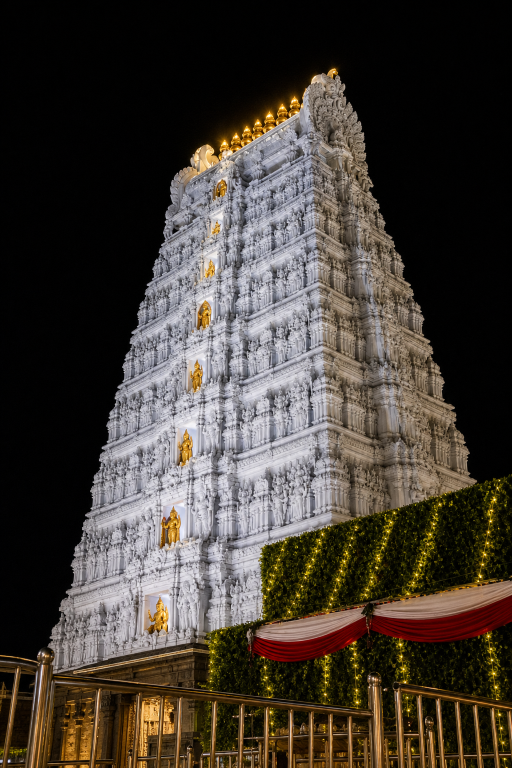
#> input picture assets/stills/gopuram-hq-cinematic.png, 1024 x 1536 px (shown at 1/2 size)
$ python -i make_video.py   (imports and definitions only)
#> lines starting #> are read from the running program, lines starting #| are printed output that depends on the picture
#!/usr/bin/env python3
"""Cinematic 9:16 Lord Venkateshwara video with Ken Burns stills and lyrics."""

from __future__ import annotations

import subprocess
import sys
from pathlib import Path

import numpy as np
from PIL import Image, ImageDraw, ImageEnhance, ImageFilter, ImageFont

ROOT = Path("/workspace")
STILLS = ROOT / "assets" / "stills"
OUT = ROOT / "output" / "venkateshwara-swami.mp4"
AUDIO = ROOT / "output" / "srinivasa-govinda.wav"

W, H = 1080, 1920
FPS = 30
DURATION = 88.0

FONT_SERIF = "/usr/share/fonts/truetype/noto/NotoSerif-Regular.ttf"
FONT_SERIF_BOLD = "/usr/share/fonts/truetype/dejavu/DejaVuSerif-Bold.ttf"
FONT_DEV = "/usr/share/fonts/truetype/noto/NotoSansDevanagari-Bold.ttf"
FONT_TE = "/usr/share/fonts/truetype/noto/NotoSerifTelugu-Bold.ttf"

GOLD = (232, 196, 106, 255)
CREAM = (255, 248, 230, 255)
SOFT = (255, 236, 200, 230)


def font(path: str, size: int) -> ImageFont.FreeTypeFont:
    return ImageFont.truetype(path, size)


def load_cover(path: Path, overscan: float = 1.22) -> np.ndarray:
#> called with overscan = 1.22
    im = Image.open(path).convert("RGB")
#> im is the input picture: PIL image 1024x1536 RGB; mean R, G, B 68.4, 61.1, 53.5
    im = ImageEnhance.Color(im).enhance(1.12)
    im = ImageEnhance.Contrast(im).enhance(1.08)
    im = ImageEnhance.Brightness(im).enhance(1.04)
    tw, th = int(W * overscan), int(H * overscan)
    scale = max(tw / im.width, th / im.height)
#> scale = 1.52
    nw, nh = int(im.width * scale), int(im.height * scale)
#> nw = 1561; nh = 2342
    im = im.resize((nw, nh), Image.Resampling.LANCZOS)
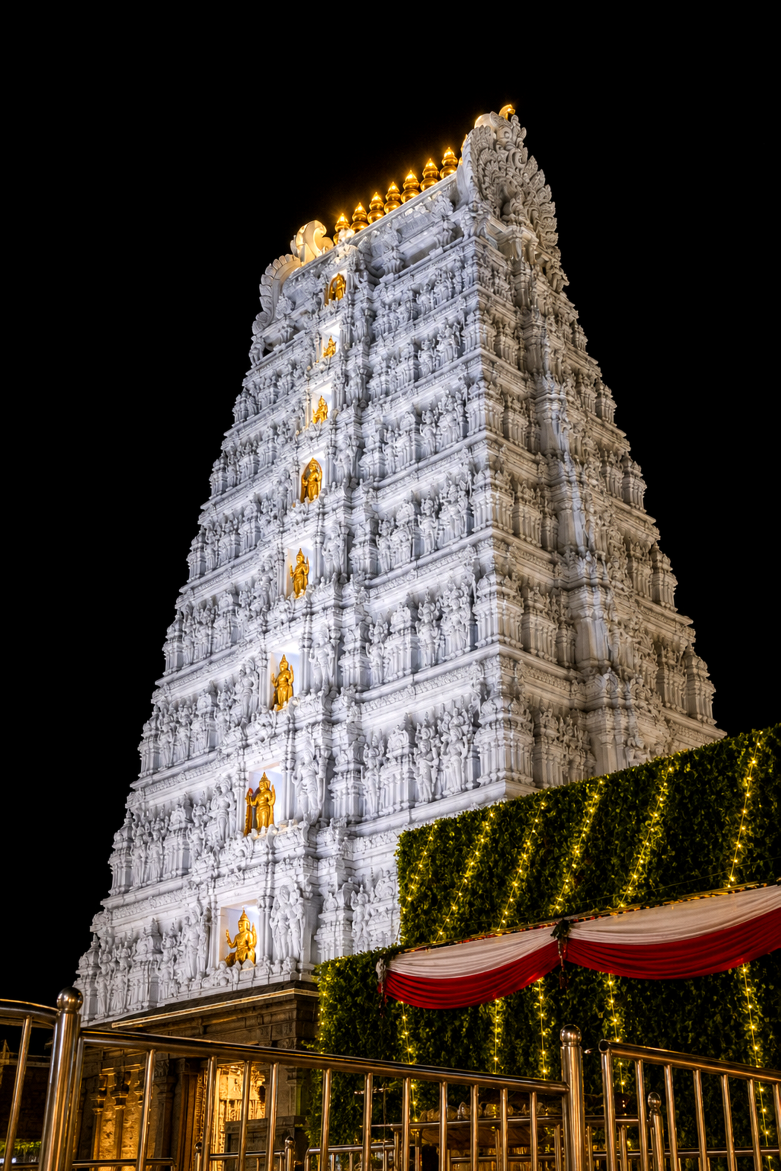
#> im: PIL image 1561x2342 RGB (shown at 1/2 size); mean R, G, B 73.2, 64.2, 55.9
    return np.asarray(im, dtype=np.uint8)


# [40 lines left out: functions ken_burns, vignette_mask, not called in this run]


VIGNETTE = None  # filled in main


def apply_vignette(frame: np.ndarray) -> np.ndarray:
    f = frame.astype(np.float32) * VIGNETTE[:, :, None]
    return np.clip(f, 0, 255).astype(np.uint8)


def text_size(draw: ImageDraw.ImageDraw, text: str, fnt) -> tuple[int, int]:
    b = draw.textbbox((0, 0), text, font=fnt)
    return b[2] - b[0], b[3] - b[1]


# [69 lines left out: functions draw_centered, make_overlay, overlay_alpha, not called in this run]


SCENES = [
    # start, end, file, ken-burns mode
    (0.0, 8.5, "05-celestial-symbols.png", "in"),
    (7.5, 17.0, "04-deity-close.png", "in"),
    (16.0, 25.5, "01-shrine-night.png", "out"),
    (24.5, 34.0, "02-tirumala-mural.png", "right"),
    (33.0, 42.5, "06-golden-path.png", "left"),
    (41.5, 51.0, "03-gopuram-night.png", "up"),
    (50.0, 59.0, "10-deity-pavilion.png", "in"),
    (58.0, 67.0, "09-gopuram-low-angle.png", "out"),
    (66.0, 75.0, "07-temple-courtyard.png", "in"),
    (74.0, 88.0, "08-lotus-om.png", "out"),
]

# Lyrics windows: (start, end, overlay kind, lines)
LYRICS = [
    (0.0, 7.2, "title", []),
    (
        8.0,
        15.6,
        "lyric",
        [("dev", "ॐ नमो वेङ्कटेशाय", 52), ("serif", "Om Namo Venkatesaya", 36)],
    ),
    (
        16.0,
        23.6,
        "lyric",
        [("te", "గోవిందా గోవిందా", 48), ("serif", "Govinda   Govinda", 36)],
    ),
    (
        24.0,
        31.6,
        "lyric",
        [("te", "శ్రీనివాస గోవిందా", 48), ("serif", "Srinivasa Govinda", 36)],
    ),
    (
        32.0,
        39.6,
        "lyric",
        [("serif", "Tirumala giri vaasa", 40), ("serif", "Jyothi swaroopa", 34)],
    ),
    (
        40.0,
        47.6,
        "lyric",
        [("dev", "ॐ नमो वेङ्कटेशाय", 52), ("serif", "Om Namo Venkatesaya", 36)],
    ),
    (
        48.0,
        55.6,
        "lyric",
        [("serif", "Shankha chakra dhara", 40), ("serif", "Bhakta vatsala", 34)],
    ),
    (
        56.0,
        63.6,
        "lyric",
        [("te", "గోవిందా గోవిందా", 48), ("serif", "Govinda   Govinda", 36)],
    ),
    (
        64.0,
        71.6,
        "lyric",
        [("te", "శ్రీనివాస గోవిందా", 48), ("serif", "Srinivasa Govinda", 36)],
    ),
    (
        72.5,
        80.0,
        "lyric",
        [("dev", "गोविन्द गोविन्द", 52), ("serif", "Govinda Govinda", 36)],
    ),
    (
        81.0,
        88.0,
        "lyric",
        [("dev", "ॐ", 90), ("serif", "Hari Om", 40)],
    ),
]


# [121 lines left out: functions fade_weight, main, not called in this run]


# [2 lines not run here, left out]

>>> result = load_cover('../assets/stills/gopuram-hq-cinematic.png')

$ run again, on assets/stills/original-shrine-pond-night.png
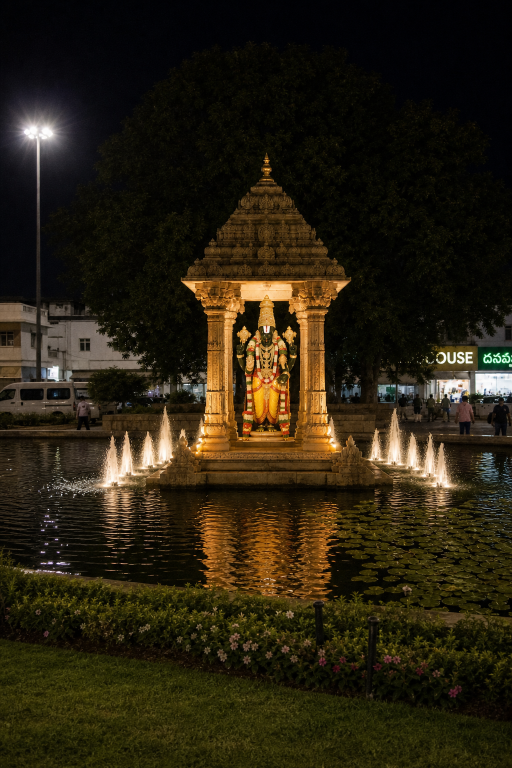
#> input picture assets/stills/original-shrine-pond-night.png, 1024 x 1536 px (shown at 1/2 size)
#> in load_cover, im is the input picture: PIL image 1024x1536 RGB; mean R, G, B 41.8, 34, 17
#> in load_cover, `im = ImageEnhance.Brightness(im).enhance(1.04)`:
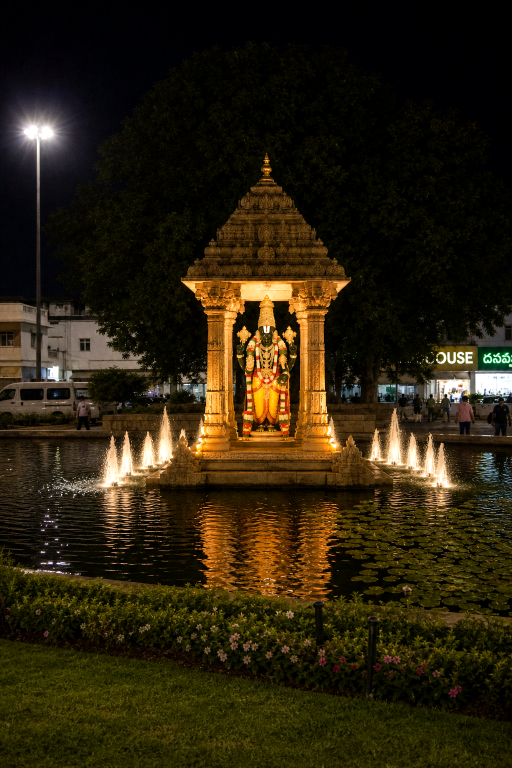
#> im: PIL image 1024x1536 RGB (shown at 1/2 size); mean R, G, B 43.8, 34.2, 13.8
